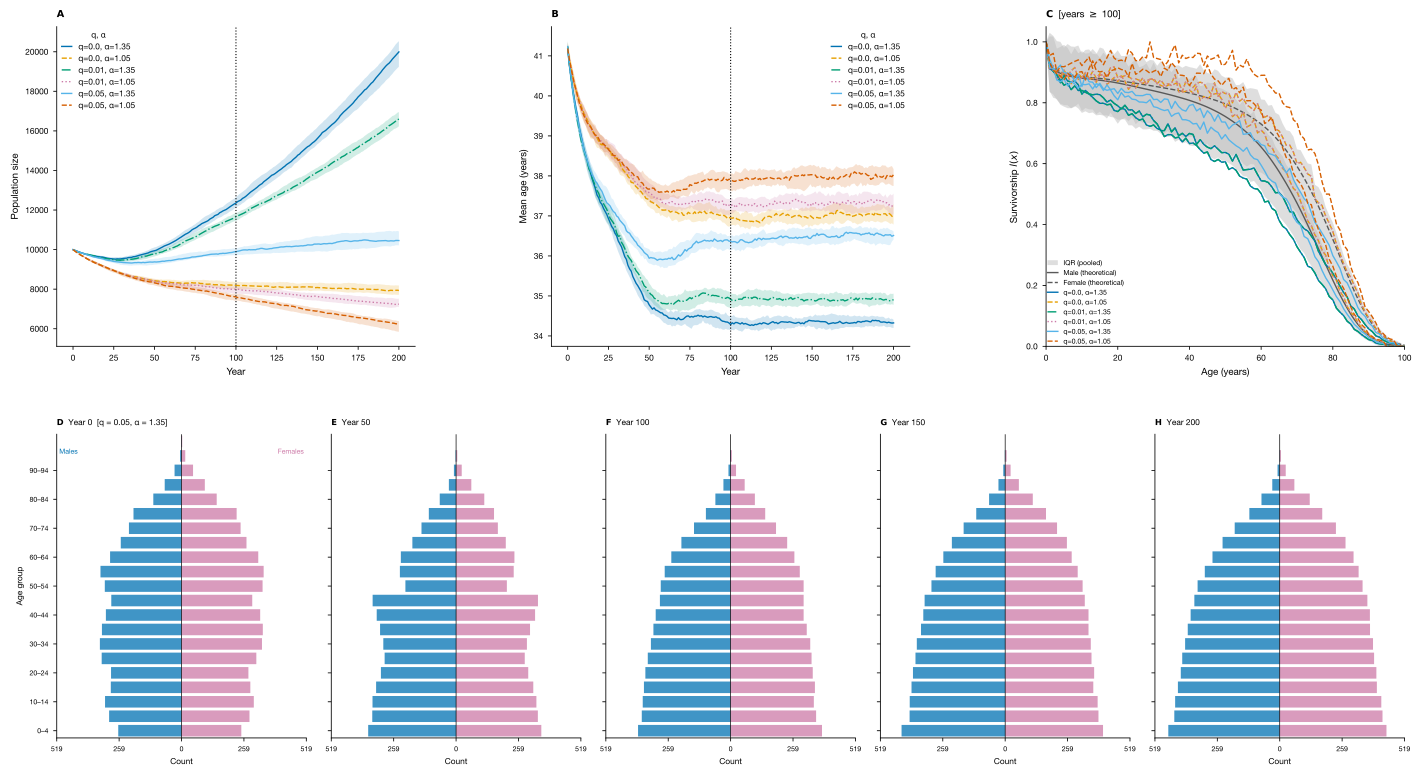

Source code (Python):
from __future__ import annotations

import pathlib

import matplotlib as mpl
import matplotlib.gridspec as gridspec
import matplotlib.pyplot as plt
import numpy as np
import pandas as pd
from matplotlib.lines import Line2D


# rcParams
mpl.rcParams.update(
    {
        "font.family": "sans-serif",
        "font.sans-serif": ["Helvetica Neue", "Helvetica", "Arial"],
        "font.size": 7,
        "axes.titlesize": 7,
        "axes.labelsize": 7,
        "xtick.labelsize": 6,
        "ytick.labelsize": 6,
        "legend.fontsize": 6,
        "axes.linewidth": 0.6,
        "xtick.major.width": 0.6,
        "ytick.major.width": 0.6,
        "xtick.major.size": 2.5,
        "ytick.major.size": 2.5,
        "xtick.direction": "out",
        "ytick.direction": "out",
        "lines.linewidth": 1.0,
        "pdf.fonttype": 42,
        "svg.fonttype": "none",
        "figure.dpi": 300,
    }
)

MALE_COLOR = "#0072B2"
FEMALE_COLOR = "#CC79A7"
TRAJ_COLOR = "#2A9D8F"

PALETTE = [
    "#0072B2", "#E69F00", "#009E73", "#CC79A7",
    "#56B4E9", "#D55E00", "#F0E442", "#000000",
]
LINESTYLES = ["-", "--", "-.", ":", "-", "--", "-.", ":"]

PYRAMID_YEARS = [0, 50, 100, 150, 200]
PYRAMID_BIN_SIZE = 5  # group single-year ages into 5-year bins for display
AGE_DISPLAY_BINS = list(range(0, 100, PYRAMID_BIN_SIZE))
AGE_LABELS = [f"{a}–{a+4}" for a in AGE_DISPLAY_BINS[:-1]] + ["95+"]

# Life-table death probabilities (UN 1985, from birth_death.py)
_MALE_Q = np.array([
    0.07446, 0.01592, 0.00925, 0.00641, 0.00485, 0.00377, 0.00299,
    0.00241, 0.00199, 0.00172, 0.00157, 0.00150, 0.00150, 0.00153,
    0.00161, 0.00173, 0.00189, 0.00209, 0.00230, 0.00248, 0.00265,
    0.00279, 0.00290, 0.00303, 0.00311, 0.00312, 0.00310, 0.00309,
    0.00313, 0.00317, 0.00326, 0.00334, 0.00345, 0.00356, 0.00368,
    0.00385, 0.00400, 0.00407, 0.00433, 0.00455, 0.00488, 0.00516,
    0.00550, 0.00596, 0.00634, 0.00686, 0.00736, 0.00785, 0.00848,
    0.00909, 0.00992, 0.01064, 0.01154, 0.01240, 0.01327, 0.01428,
    0.01534, 0.01660, 0.01805, 0.01963, 0.02168, 0.02369, 0.02580,
    0.02821, 0.03048, 0.03334, 0.03566, 0.03874, 0.04193, 0.04536,
    0.04968, 0.05367, 0.05856, 0.06368, 0.06924, 0.07541, 0.08165,
    0.08858, 0.09608, 0.10417, 0.11372, 0.12342, 0.13357, 0.14442,
    0.15646, 0.16863, 0.17992, 0.19350, 0.20749, 0.22131, 0.23581,
    0.25014, 0.26705, 0.28080, 0.29747, 0.31033, 0.32555, 0.34112,
    0.35664, 0.37224, 1.0000,
])

_FEMALE_Q = np.array([
    0.07033, 0.01503, 0.00883, 0.00630, 0.00494, 0.00393, 0.00312,
    0.00246, 0.00194, 0.00159, 0.00141, 0.00132, 0.00130, 0.00131,
    0.00137, 0.00145, 0.00155, 0.00166, 0.00177, 0.00183, 0.00188,
    0.00192, 0.00197, 0.00205, 0.00211, 0.00214, 0.00216, 0.00217,
    0.00222, 0.00226, 0.00231, 0.00236, 0.00242, 0.00247, 0.00254,
    0.00264, 0.00280, 0.00288, 0.00306, 0.00326, 0.00346, 0.00360,
    0.00376, 0.00393, 0.00409, 0.00433, 0.00459, 0.00488, 0.00530,
    0.00571, 0.00622, 0.00670, 0.00720, 0.00766, 0.00811, 0.00865,
    0.00927, 0.01002, 0.01096, 0.01199, 0.01329, 0.01457, 0.01605,
    0.01767, 0.01921, 0.02124, 0.02314, 0.02537, 0.02758, 0.02976,
    0.03265, 0.03525, 0.03877, 0.04252, 0.04665, 0.05145, 0.05614,
    0.06161, 0.06740, 0.07378, 0.08176, 0.08972, 0.09839, 0.10751,
    0.11900, 0.13060, 0.14029, 0.15284, 0.16478, 0.17836, 0.19303,
    0.20629, 0.22322, 0.23829, 0.25346, 0.27026, 0.28709, 0.30468,
    0.32225, 0.33985, 1.0000,
])


def _survivorship(q):
    """Compute l(x) from age-specific death probabilities. l(0) = 1."""
    l = np.ones(len(q))
    for i in range(1, len(q)):
        l[i] = l[i - 1] * (1.0 - q[i - 1])
    return l


# Data loading

def load_data(raw_data_path, q_heal=None, alpha=None):
    """
    Load summary and pyramid CSVs from a single representative parameter
    directory within raw_data_path.

    If `q_heal` and `alpha` are given, the directory whose name matches
    ``heal{q_heal}`` and ``alpha{alpha}`` is selected (trauma0.0 preferred
    when multiple matches exist).  Otherwise the first no-trauma directory
    with the smallest alpha value is used as a baseline.

    Only directories where both main.csv and pyramids.csv are present are
    considered.
    """
    dirs = sorted(raw_data_path.glob("*/"))
    complete = [
        d for d in dirs
        if (d / "main.csv").exists() and (d / "pyramids.csv").exists()
    ]
    if not complete:
        raise FileNotFoundError(
            f"No completed runs (with both main.csv and pyramids.csv) found in "
            f"{raw_data_path}."
        )

    if q_heal is not None and alpha is not None:
        heal_tag = f"heal{q_heal}"
        alpha_tag = f"alpha{alpha}"
        candidates = [
            d for d in complete
            if heal_tag in d.name and alpha_tag in d.name
        ]
        if not candidates:
            raise FileNotFoundError(
                f"No completed run found for alpha={alpha}, q_heal={q_heal} "
                f"in {raw_data_path}."
            )
        # Prefer no-trauma run when multiple matches
        no_trauma = [d for d in candidates if "trauma0.0" in d.name]
        data_dir = no_trauma[0] if no_trauma else candidates[0]
    else:
        # Prefer a no-trauma run; fall back to first complete directory
        candidates = [d for d in complete if "trauma0.0" in d.name]
        data_dir = candidates[0] if candidates else complete[0]

    summary_df = pd.read_csv(data_dir / "main.csv")
    pyramid_df = pd.read_csv(data_dir / "pyramids.csv")
    return summary_df, pyramid_df


# Panel helpers

def _traj_panel(ax, df, col, ylabel, label, subsets, p_trauma, warm_up=0):
    """Median ± IQR for each (q, alpha) subset."""
    df_p = df[df["probability_of_trauma"] == p_trauma]
    for i, (q, alpha) in enumerate(subsets):
        mask = (df_p["probability_of_heal"] == q) & (df_p["alpha"] == alpha)
        grp = df_p[mask].groupby("year")[col]
        med = grp.median()
        q25 = grp.quantile(0.25)
        q75 = grp.quantile(0.75)
        color = PALETTE[i % len(PALETTE)]
        ls = LINESTYLES[i % len(LINESTYLES)]
        ax.plot(med.index, med.values, color=color, linestyle=ls,
                label=f"q={q}, α={alpha}")
        ax.fill_between(med.index, q25.values, q75.values,
                        color=color, alpha=0.18, linewidth=0)

    if warm_up > 0:
        ax.axvline(warm_up, color="black", linewidth=0.8, linestyle=":", zorder=5)
    ax.set_xlabel("Year")
    ax.set_ylabel(ylabel)
    ax.set_title(f"$\\mathbf{{{label}}}$", loc="left")
    ax.spines[["top", "right"]].set_visible(False)


def _sex_traj_panel(ax, df, label, subsets, p_trauma, warm_up=0):
    """Median males and females for each (q, alpha) subset."""
    df_p = df[df["probability_of_trauma"] == p_trauma]
    for i, (q, alpha) in enumerate(subsets):
        mask = (df_p["probability_of_heal"] == q) & (df_p["alpha"] == alpha)
        sub = df_p[mask]
        ls = LINESTYLES[i % len(LINESTYLES)]
        for col, color in [("males", MALE_COLOR), ("females", FEMALE_COLOR)]:
            grp = sub.groupby("year")[col]
            med = grp.median()
            ax.plot(med.index, med.values, color=color, linestyle=ls, linewidth=1.0)

    if warm_up > 0:
        ax.axvline(warm_up, color="black", linewidth=0.8, linestyle=":", zorder=5)
    handles = [
        Line2D([0], [0], color=MALE_COLOR, linewidth=1.4, label="Males"),
        Line2D([0], [0], color=FEMALE_COLOR, linewidth=1.4, label="Females"),
    ]
    ax.legend(handles=handles, frameon=False, handlelength=1.2, borderpad=0,
              loc="upper left", borderaxespad=0.2)
    ax.set_xlabel("Year")
    ax.set_ylabel("Count")
    ax.set_title(f"$\\mathbf{{{label}}}$", loc="left")
    ax.spines[["top", "right"]].set_visible(False)


def _pooled_empirical_survivorship(pyramid_dfs, warm_up=100):
    """
    Compute age-wise IQR of l(x) pooled across all pyramid DataFrames and
    all replicates/years >= warm_up.  Returns (ages, q25_male, q75_male,
    q25_female, q75_female).
    """
    all_lm, all_lf = [], []
    for pyramid_df in pyramid_dfs:
        if pyramid_df is None:
            continue
        sub = pyramid_df[pyramid_df["year"] >= warm_up].copy()
        base = sub[sub["age_group"] == 0][["rep", "year", "males", "females"]].rename(
            columns={"males": "m0", "females": "f0"}
        )
        merged = sub.merge(base, on=["rep", "year"])
        merged["l_male"] = merged["males"] / merged["m0"].replace(0, np.nan)
        merged["l_female"] = merged["females"] / merged["f0"].replace(0, np.nan)
        all_lm.append(merged[["age_group", "l_male"]])
        all_lf.append(merged[["age_group", "l_female"]])

    if not all_lm:
        return None
    lm_df = pd.concat(all_lm)
    lf_df = pd.concat(all_lf)
    ages = np.array(sorted(lm_df["age_group"].unique()))
    q25_m = lm_df.groupby("age_group")["l_male"].quantile(0.25).reindex(ages).values
    q75_m = lm_df.groupby("age_group")["l_male"].quantile(0.75).reindex(ages).values
    q25_f = lf_df.groupby("age_group")["l_female"].quantile(0.25).reindex(ages).values
    q75_f = lf_df.groupby("age_group")["l_female"].quantile(0.75).reindex(ages).values
    return ages, q25_m, q75_m, q25_f, q75_f


def _empirical_survivorship(pyramid_df, warm_up=100):
    """
    Compute period survivorship l(a) = N(a) / N(0) per sex from simulation
    data, using snapshot years >= warm_up.  Returns (ages, l_male, l_female)
    as median ± IQR arrays across reps and years.
    """
    sub = pyramid_df[pyramid_df["year"] >= warm_up].copy()
    # For each (rep, year), normalise counts by age-0 count
    base = sub[sub["age_group"] == 0][["rep", "year", "males", "females"]].rename(
        columns={"males": "m0", "females": "f0"}
    )
    merged = sub.merge(base, on=["rep", "year"])
    merged["l_male"] = merged["males"] / merged["m0"].replace(0, np.nan)
    merged["l_female"] = merged["females"] / merged["f0"].replace(0, np.nan)

    grp = merged.groupby("age_group")
    ages = np.array(sorted(merged["age_group"].unique()))
    l_male_med = grp["l_male"].median().reindex(ages).values
    l_male_q25 = grp["l_male"].quantile(0.25).reindex(ages).values
    l_male_q75 = grp["l_male"].quantile(0.75).reindex(ages).values
    l_female_med = grp["l_female"].median().reindex(ages).values
    l_female_q25 = grp["l_female"].quantile(0.25).reindex(ages).values
    l_female_q75 = grp["l_female"].quantile(0.75).reindex(ages).values
    return (ages,
            l_male_med, l_male_q25, l_male_q75,
            l_female_med, l_female_q25, l_female_q75)


def _survival_panel(ax, label, pyramid_dfs, subsets, warm_up=100):
    """Pooled IQR band + per-subset median survivorship lines."""
    ages_th = np.arange(len(_MALE_Q))

    # Pooled empirical IQR band (grey)
    pooled = _pooled_empirical_survivorship(pyramid_dfs, warm_up=warm_up)
    if pooled is not None:
        ages_e, q25_m, q75_m, q25_f, q75_f = pooled
        ax.fill_between(ages_e, q25_m, q75_m, color="0.75", alpha=0.5,
                        linewidth=0, label="IQR (pooled)")
        ax.fill_between(ages_e, q25_f, q75_f, color="0.75", alpha=0.5,
                        linewidth=0)

    # Theoretical — dark grey reference lines
    ax.plot(ages_th, _survivorship(_MALE_Q), color="0.35",
            linewidth=1.0, linestyle="-", label="Male (theoretical)")
    ax.plot(ages_th, _survivorship(_FEMALE_Q), color="0.35",
            linewidth=1.0, linestyle="--", label="Female (theoretical)")

    # Per-subset median lines only (no per-subset IQR bands)
    for i, ((q, alpha), pyramid_df) in enumerate(zip(subsets, pyramid_dfs)):
        if pyramid_df is None:
            continue
        ages_e, lm, _, _, lf, _, _ = _empirical_survivorship(
            pyramid_df, warm_up=warm_up
        )
        color = PALETTE[i % len(PALETTE)]
        ls = LINESTYLES[i % len(LINESTYLES)]
        ax.plot(ages_e, lm, color=color, linewidth=1.0, linestyle=ls,
                label=f"q={q}, α={alpha}")
        ax.plot(ages_e, lf, color=color, linewidth=1.0, linestyle=ls)

    ax.set_xlabel("Age (years)")
    ax.set_ylabel("Survivorship $l(x)$")
    ax.set_xlim(0, 100)
    ax.set_ylim(0, 1.05)
    ax.set_title(f"$\\mathbf{{{label}}}$  [years $\\geq$ {warm_up}]", loc="left")
    ax.legend(frameon=False, handlelength=1.5, borderpad=0,
              loc="lower left", borderaxespad=0.2, fontsize=5)
    ax.spines[["top", "right"]].set_visible(False)


def _pyramid_panel(ax, pyramid_df, year, x_max, label, show_ylabel=True):
    """Horizontal-bar population pyramid for a single snapshot year."""
    sub = pyramid_df[pyramid_df["year"] == year].copy()
    # Aggregate single-year ages into 5-year display bins, then median across reps
    sub["display_bin"] = (sub["age_group"] // PYRAMID_BIN_SIZE) * PYRAMID_BIN_SIZE
    binned = sub.groupby(["rep", "display_bin"])[["males", "females"]].sum().reset_index()
    agg = binned.groupby("display_bin")[["males", "females"]].median().reset_index()
    agg = agg.sort_values("display_bin")

    y_pos = np.arange(len(agg))
    ax.barh(y_pos, -agg["males"].values, color=MALE_COLOR,
            alpha=0.75, linewidth=0)
    ax.barh(y_pos, agg["females"].values, color=FEMALE_COLOR,
            alpha=0.75, linewidth=0)

    ax.set_xlim(-x_max, x_max)
    ax.set_ylim(-0.5, len(agg) - 0.5)

    tick_idx = np.arange(0, len(AGE_DISPLAY_BINS), 2)
    ax.set_yticks(tick_idx)
    if show_ylabel:
        ax.set_yticklabels([AGE_LABELS[i] for i in tick_idx], fontsize=5)
        ax.set_ylabel("Age group", fontsize=6)
    else:
        ax.set_yticklabels([])

    x_ticks = np.linspace(0, x_max, 3)
    all_ticks = np.concatenate([-x_ticks[1:][::-1], x_ticks])
    ax.set_xticks(all_ticks)
    ax.set_xticklabels(
        [f"{int(abs(v)/1000)}k" if abs(v) >= 1000 else str(int(abs(v)))
         for v in all_ticks],
        fontsize=5,
    )

    ax.axvline(0, color="black", linewidth=0.5, zorder=5)
    ax.set_xlabel("Count", fontsize=6)
    ax.set_title(f"$\\mathbf{{{label}}}$  Year {year}", loc="left", fontsize=6)

    if show_ylabel:
        ax.text(-x_max * 0.98, len(agg) - 1.5, "Males",
                color=MALE_COLOR, fontsize=5, ha="left", va="top")
        ax.text(x_max * 0.98, len(agg) - 1.5, "Females",
                color=FEMALE_COLOR, fontsize=5, ha="right", va="top")

    ax.spines[["top", "right"]].set_visible(False)


# Figure assembly

def make_figure(summary_df, pyramid_df, pyramid_dfs, subsets,
               rep_q, rep_alpha, p_trauma=0.0, warm_up=100):
    fig = plt.figure(figsize=(15, 8))

    gs_top = gridspec.GridSpec(
        1, 3, figure=fig,
        left=0.07, right=0.97, top=0.95, bottom=0.55,
        wspace=0.38,
    )
    gs_bot = gridspec.GridSpec(
        1, 5, figure=fig,
        left=0.07, right=0.97, top=0.44, bottom=0.06,
        wspace=0.10,
    )

    ax_N = fig.add_subplot(gs_top[0, 0])
    ax_age = fig.add_subplot(gs_top[0, 1])
    ax_surv = fig.add_subplot(gs_top[0, 2])
    ax_pyrs = [fig.add_subplot(gs_bot[0, i]) for i in range(5)]

    # Row 1 — one line per (q, alpha) subset
    _traj_panel(ax_N, summary_df, "population_size", "Population size", "A",
                subsets, p_trauma, warm_up=warm_up)
    _traj_panel(ax_age, summary_df, "mean_age", "Mean age (years)", "B",
                subsets, p_trauma, warm_up=warm_up)
    _survival_panel(ax_surv, "C", pyramid_dfs, subsets, warm_up=warm_up)

    # Legends for trajectory panels A and B
    handles, labels = ax_N.get_legend_handles_labels()
    ax_N.legend(handles, labels, frameon=False, handlelength=1.2,
                title="q, α", title_fontsize=6, fontsize=6,
                loc="upper left", borderaxespad=0.2)
    ax_age.legend(handles, labels, frameon=False, handlelength=1.2,
                  title="q, α", title_fontsize=6, fontsize=6,
                  loc="upper right", borderaxespad=0.2)

    # Row 2 — population pyramids from the representative run
    rep_str = f"q = {rep_q}, α = {rep_alpha}"
    x_max_vals = []
    for year in PYRAMID_YEARS:
        sub = pyramid_df[pyramid_df["year"] == year].copy()
        sub["display_bin"] = (sub["age_group"] // PYRAMID_BIN_SIZE) * PYRAMID_BIN_SIZE
        binned = sub.groupby(["rep", "display_bin"])[["males", "females"]].sum().reset_index()
        agg = binned.groupby("display_bin")[["males", "females"]].median()
        x_max_vals.append(max(agg["males"].max(), agg["females"].max()))
    x_max = float(max(x_max_vals)) * 1.12

    for i, (year, ax) in enumerate(zip(PYRAMID_YEARS, ax_pyrs)):
        _pyramid_panel(
            ax, pyramid_df, year, x_max,
            label="DEFGH"[i],
            show_ylabel=(i == 0),
        )
    # Label the representative run above the first pyramid panel
    ax_pyrs[0].set_title(
        f"$\\mathbf{{D}}$  Year {PYRAMID_YEARS[0]}  [{rep_str}]",
        loc="left", fontsize=6,
    )

    return fig


# Entry point

if __name__ == "__main__":
    raw_data_path = pathlib.Path(__file__).parent.parent / "figure_4" / "data" / "raw"

    # Same trajectory subsets and p_high as figure 4
    trajectory_subsets = [
        (0.0, 1.35),
        (0.0, 1.05),
        (0.01, 1.35),
        (0.01, 1.05),
        (0.05, 1.35),
        (0.05, 1.05),
    ]
    p_trauma = 0.0
    warm_up = 100

    # Load all summary CSVs (same as figure 4)
    csv_paths = list(raw_data_path.glob("**/main.csv"))
    summary_df = pd.concat(
        pd.read_csv(p) for p in csv_paths if p.stat().st_size > 0
    )

    # Load pyramid data for each subset (for survivorship panel)
    pyramid_dfs = []
    for q, alpha in trajectory_subsets:
        try:
            _, pdf = load_data(raw_data_path, q_heal=q, alpha=alpha)
            pyramid_dfs.append(pdf)
        except FileNotFoundError:
            pyramid_dfs.append(None)

    # Representative run for the population pyramids
    rep_q, rep_alpha = 0.05, 1.35
    _, pyramid_df = load_data(raw_data_path, q_heal=rep_q, alpha=rep_alpha)

    fig = make_figure(summary_df, pyramid_df, pyramid_dfs, trajectory_subsets,
                      rep_q=rep_q, rep_alpha=rep_alpha,
                      p_trauma=p_trauma, warm_up=warm_up)
    out = pathlib.Path(__file__).parent / "main.pdf"
    fig.savefig(out, bbox_inches="tight")
    print(f"Saved {out}")
